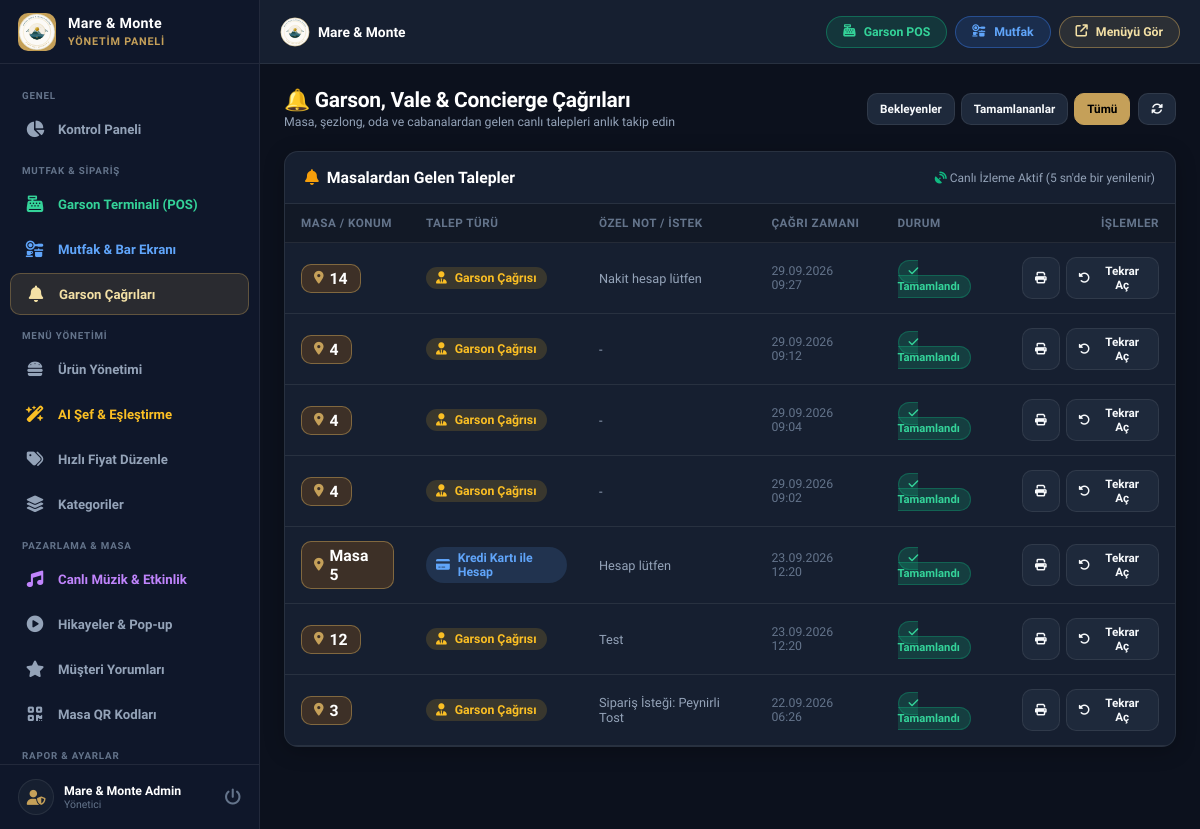
/admin/waiter-calls.php?status=all (signed in), run on the app's committed database.
### tables this page shows
CREATE TABLE waiter_calls (
        id INTEGER PRIMARY KEY AUTOINCREMENT,
        table_number VARCHAR(50) NOT NULL,
        call_type VARCHAR(50) DEFAULT 'waiter',
        note TEXT,
        status VARCHAR(30) DEFAULT 'pending',
        created_at DATETIME DEFAULT CURRENT_TIMESTAMP
    );

### config.php (called while the page is built, shortened)
<?php
function clean($data) {
    return htmlspecialchars(trim((string)$data), ENT_QUOTES, 'UTF-8');
}

### admin/waiter-calls.php (the view, shortened to what this page needs)
<?php
require_once __DIR__ . '/header.php';
$filterStatus = clean($_GET['status'] ?? 'pending');
$query = "SELECT * FROM waiter_calls WHERE 1=1";
$query .= " ORDER BY id DESC LIMIT 60";
$calls = $pdo->query($query)->fetchAll();
function getCallTypeDetails($type) {
    switch ($type) {
        case 'card_bill':
            return ['label' => 'Kredi Kartı ile Hesap', 'icon' => 'fa-credit-card', 'color' => '#60a5fa', 'bg' => 'rgba(96,165,250,0.15)'];
        default:
            return ['label' => 'Garson Çağrısı', 'icon' => 'fa-user-tie', 'color' => '#fbbf24', 'bg' => 'rgba(251,191,36,0.15)'];
    }
}
?>
<div class="page-header">
    <div class="page-title">
        <h1>🔔 Garson, Vale &amp; Concierge Çağrıları</h1>
        <p>Masa, şezlong, oda ve cabanalardan gelen canlı talepleri anlık takip edin</p>
    </div>
    <div style="display: flex; gap: 8px; align-items: center; flex-wrap: wrap;">
        <div style="display: flex; gap: 6px;">
            <a href="waiter-calls.php?status=pending" class="btn <?php echo $filterStatus === 'pending' ? 'btn-primary' : 'btn-secondary'; ?> btn-sm">
                Bekleyenler
            </a>
            <a href="waiter-calls.php?status=completed" class="btn <?php echo $filterStatus === 'completed' ? 'btn-primary' : 'btn-secondary'; ?> btn-sm">
                Tamamlananlar
            </a>
            <a href="waiter-calls.php?status=all" class="btn <?php echo $filterStatus === 'all' ? 'btn-primary' : 'btn-secondary'; ?> btn-sm">
                Tümü
            </a>
        </div>
        <button type="button" class="btn btn-secondary btn-sm" onclick="location.reload()" title="Yenile">
            <i class="fas fa-rotate"></i>
        </button>
    </div>
</div>
<div class="card">
    <div class="card-header">
        <h3 class="card-title"><i class="fas fa-bell" style="color:var(--warning);"></i> Masalardan Gelen Talepler</h3>
        <span style="font-size: 0.8rem; color: var(--text-muted);"><i class="fas fa-satellite-dish" style="color:var(--success);"></i> Canlı İzleme Aktif (5 sn'de bir yenilenir)</span>
    </div>
    <div class="card-body" style="padding: 0;">
        <div class="table-responsive desktop-table-view">
            <table class="admin-table">
                <thead>
                    <tr>
                        <th>Masa / Konum</th>
                        <th>Talep Türü</th>
                        <th>Özel Not / İstek</th>
                        <th>Çağrı Zamanı</th>
                        <th>Durum</th>
                        <th style="text-align: right;">İşlemler</th>
                    </tr>
                </thead>
                <tbody id="callsTableBody">
                    <?php if (empty($calls)): ?>
                        <tr>
                            <td colspan="6" style="text-align: center; padding: 36px; color: var(--text-dim);">
                                Bu filtrede herhangi bir çağrı bulunmamaktadır.
                            </td>
                        </tr>
                    <?php else: ?>
                        <?php foreach ($calls as $call):
                            $info = getCallTypeDetails($call['call_type']);
                        ?>
                            <tr id="row-call-<?php echo $call['id']; ?>">
                                <td>
                                    <span style="font-size: 1.05rem; font-weight: 800; color: #fff; background: rgba(217, 119, 6, 0.2); padding: 4px 12px; border-radius: var(--radius-sm); border: 1px solid var(--border-focus); display:inline-flex; align-items:center; gap:6px;">
                                        <i class="fas fa-location-dot" style="color:var(--primary);font-size:0.85rem;"></i>
                                        <?php echo htmlspecialchars($call['table_number']); ?>
                                    </span>
                                </td>
                                <td>
                                    <span style="display: inline-flex; align-items: center; gap: 8px; font-weight: 700; color: <?php echo $info['color']; ?>; background: <?php echo $info['bg']; ?>; padding: 4px 10px; border-radius: 999px; font-size: 0.82rem;">
                                        <i class="fas <?php echo $info['icon']; ?>"></i>
                                        <?php echo $info['label']; ?>
                                    </span>
                                </td>
                                <td style="color: var(--text-muted); font-size: 0.85rem;">
                                    <?php echo htmlspecialchars($call['note'] ?: '-'); ?>
                                </td>
                                <td style="font-size: 0.82rem; color: var(--text-dim);">
                                    <?php echo date('d.m.Y H:i', strtotime($call['created_at'])); ?>
                                </td>
                                <td>
                                    <?php if ($call['status'] === 'pending'): ?>
                                        <span style="background: rgba(239, 68, 68, 0.2); color: #f87171; border: 1px solid rgba(239,68,68,0.3); padding: 4px 10px; border-radius: 999px; font-size: 0.75rem; font-weight: 700;">
                                            <i class="fas fa-clock"></i> Bekliyor
                                        </span>
                                    <?php else: ?>
                                        <span style="background: rgba(16, 185, 129, 0.2); color: #34d399; border: 1px solid rgba(16,185,129,0.3); padding: 4px 10px; border-radius: 999px; font-size: 0.75rem; font-weight: 700;">
                                            <i class="fas fa-check"></i> Tamamlandı
                                        </span>
                                    <?php endif; ?>
                                </td>
                                <td style="text-align: right;">
                                    <div style="display:inline-flex; gap:6px;">
                                        <button type="button" class="btn btn-secondary btn-sm" onclick='printCallSlip(<?php echo json_encode($call); ?>)' title="Fiş Yazdır">
                                            <i class="fas fa-print"></i>
                                        </button>
                                        <?php if ($call['status'] === 'pending'): ?>
                                            <button type="button" class="btn btn-success btn-sm" onclick="changeStatus(<?php echo $call['id']; ?>, 'completed')">
                                                <i class="fas fa-check"></i> Tamamla
                                            </button>
                                        <?php else: ?>
                                            <button type="button" class="btn btn-secondary btn-sm" onclick="changeStatus(<?php echo $call['id']; ?>, 'pending')">
                                                <i class="fas fa-rotate-left"></i> Tekrar Aç
                                            </button>
                                        <?php endif; ?>
                                    </div>
                                </td>
                            </tr>
                        <?php endforeach; ?>
                    <?php endif; ?>
                </tbody>
            </table>
        </div>
    </div>
</div>
<?php require_once __DIR__ . '/footer.php'; ?>

### assets/css/admin.css (style rules this page uses)
:root { --primary: #C5A059; --primary-rgb: 197, 160, 89; --primary-hover: #B38E46; --primary-light: #F3E0A5; --primary-dark: #8C6D37; --bg-dark: #090D16; --bg-sidebar: #0F172A; --bg-body: #0C111D; --bg-card: #161F30; --bg-card-hover: #1E293B; --bg-input: #1E293B; --text-main: #F8FAFC; --text-muted: #94A3B8; --text-dim: #64748B; --border: rgba(255, 255, 255, 0.08); --border-focus: rgba(197, 160, 89, 0.5); --success: #10B981; --danger: #EF4444; --warning: #F59E0B; --info: #3B82F6; --radius-xs: 6px; --radius-sm: 10px; --radius-md: 14px; --radius-lg: 20px; --radius-full: 9999px; --sidebar-width: 260px; --header-height: 64px; --bottom-nav-height: 64px; }
*, *::before, *::after { box-sizing: border-box; margin: 0; padding: 0; -webkit-tap-highlight-color: transparent; }
html { font-family: 'Plus Jakarta Sans', -apple-system, BlinkMacSystemFont, sans-serif; font-size: 15px; background-color: var(--bg-body); color: var(--text-main); -webkit-font-smoothing: antialiased; }
body { min-height: 100vh; width: 100%; overflow-x: hidden; background-color: var(--bg-body); color: var(--text-main); display: flex; }
.page-header { display: flex; align-items: center; justify-content: space-between; margin-bottom: 22px; flex-wrap: wrap; gap: 14px; }
.page-title h1 { font-size: 1.4rem; font-weight: 800; color: #fff; letter-spacing: -0.3px; }
.page-title p { font-size: 0.82rem; color: var(--text-muted); margin-top: 3px; }
.card { background: var(--bg-card); border: 1px solid var(--border); border-radius: var(--radius-md); overflow: hidden; box-shadow: 0 4px 20px rgba(0,0,0,0.25); margin-bottom: 22px; width: 100%; box-sizing: border-box; }
.card-header { padding: 16px 20px; border-bottom: 1px solid var(--border); display: flex; align-items: center; justify-content: space-between; flex-wrap: wrap; gap: 10px; }
.card-title { font-size: 1.05rem; font-weight: 700; color: #fff; display: flex; align-items: center; gap: 8px; }
.card-body { padding: 20px; box-sizing: border-box; }
.btn { display: inline-flex; align-items: center; gap: 8px; padding: 10px 18px; border-radius: var(--radius-sm); font-family: inherit; font-size: 0.85rem; font-weight: 700; cursor: pointer; text-decoration: none; border: 1px solid transparent; transition: all 0.2s ease; min-height: 40px; }
.btn-primary { background: var(--primary); color: #000; border-color: var(--primary); }
.btn-secondary { background: var(--bg-input); color: var(--text-main); border-color: var(--border); }
.btn-sm { padding: 6px 12px; font-size: 0.78rem; min-height: 32px; }
.table-responsive { width: 100%; overflow-x: auto; -webkit-overflow-scrolling: touch; }
.admin-table { width: 100%; border-collapse: collapse; text-align: left; }
.admin-table th { background: rgba(0, 0, 0, 0.2); padding: 12px 16px; font-size: 0.78rem; font-weight: 700; color: var(--text-dim); text-transform: uppercase; letter-spacing: 0.5px; border-bottom: 1px solid var(--border); white-space: nowrap; }
.admin-table td { padding: 14px 16px; border-bottom: 1px solid var(--border); font-size: 0.88rem; vertical-align: middle; }
.desktop-table-view { display: block; }

### data on the page
waiter_calls: table_number "14", call_type "Garson Çağrısı", note "Nakit hesap lütfen", created_at "29.09.2026 09:27", status "Tamamlandı"
waiter_calls: table_number "4", call_type "Garson Çağrısı", note "-", created_at "29.09.2026 09:12", status "Tamamlandı"
waiter_calls: table_number "4", call_type "Garson Çağrısı", note "-", created_at "29.09.2026 09:04", status "Tamamlandı"
waiter_calls: table_number "4", call_type "Garson Çağrısı", note "-", created_at "29.09.2026 09:02", status "Tamamlandı"
waiter_calls: table_number "Masa 5", call_type "Kredi Kartı ile Hesap", note "Hesap lütfen", created_at "23.09.2026 12:20", status "Tamamlandı"
waiter_calls: table_number "12", call_type "Garson Çağrısı", note "Test", created_at "23.09.2026 12:20", status "Tamamlandı"
waiter_calls: table_number "3", call_type "Garson Çağrısı", note "Sipariş İsteği: Peynirli Tost", created_at "22.09.2026 06:26", status "Tamamlandı"

### other printed values
$adminName "Mare & Monte Admin"
